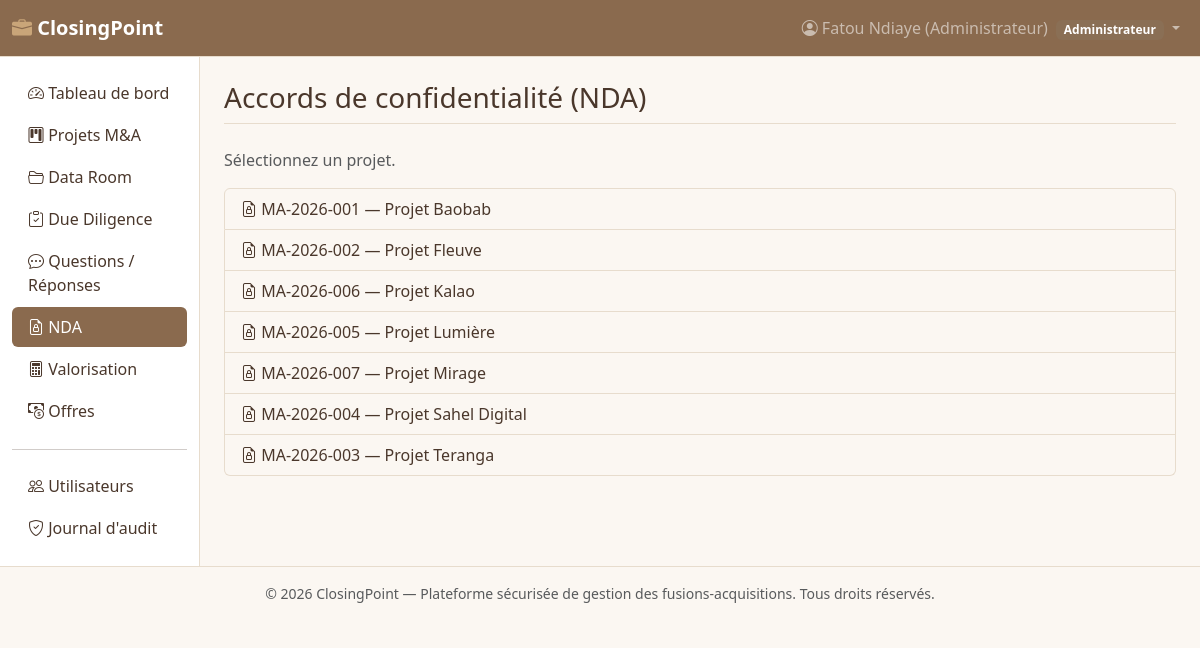
/modules/ndas/list.php (signed in), run on the app's committed database.
### tables this page shows
CREATE TABLE ma_projects (
    id INT AUTO_INCREMENT PRIMARY KEY,
    code_projet VARCHAR(20) NOT NULL UNIQUE,
    nom_projet VARCHAR(180) NOT NULL,
    societe_cible VARCHAR(180) NOT NULL,
    societe_acquereur VARCHAR(180) NOT NULL,
    secteur VARCHAR(100) DEFAULT NULL,
    statut ENUM('prospection','nda_signe','due_diligence','negociation','closing','abandonne') NOT NULL DEFAULT 'prospection',
    valeur_estimee DECIMAL(18,2) DEFAULT NULL,
    devise VARCHAR(10) NOT NULL DEFAULT 'FCFA',
    date_debut DATE DEFAULT NULL,
    date_cible_closing DATE DEFAULT NULL,
    description TEXT,
    created_by INT NOT NULL,
    created_at DATETIME NOT NULL DEFAULT CURRENT_TIMESTAMP,
    updated_at DATETIME NOT NULL DEFAULT CURRENT_TIMESTAMP ON UPDATE CURRENT_TIMESTAMP,
    CONSTRAINT fk_proj_creator FOREIGN KEY (created_by) REFERENCES users(id) ON DELETE RESTRICT
);

### includes/security.php (called while the page is built, shortened)
<?php
function e(?string $value): string
{
    return htmlspecialchars($value ?? '', ENT_QUOTES, 'UTF-8');
}

### modules/ndas/list.php (the view, shortened to what this page needs)
<?php
require_once __DIR__ . '/../../includes/bootstrap.php';
$user = requireLogin();
$projectId = (int)($_GET['project_id'] ?? 0);
if (!$projectId) {
    if (in_array($user['role'], ['admin', 'conseiller'], true)) {
        $projects = $pdo->query('SELECT * FROM ma_projects ORDER BY nom_projet')->fetchAll();
    } else {
        $stmt = $pdo->prepare('SELECT p.* FROM ma_projects p JOIN project_team pt ON pt.project_id = p.id WHERE pt.user_id = :u ORDER BY p.nom_projet');
        $stmt->execute([':u' => $user['id']]);
        $projects = $stmt->fetchAll();
    }
    require __DIR__ . '/../../includes/header.php';
    ?>
    <p class="text-muted">Sélectionnez un projet.</p>
    <div class="list-group">
      <?php foreach ($projects as $p): ?>
        <a href="list.php?project_id=<?= (int)$p['id'] ?>" class="list-group-item list-group-item-action"><i class="bi bi-file-earmark-lock"></i> <?= e($p['code_projet']) ?> — <?= e($p['nom_projet']) ?></a>
      <?php endforeach; ?>
    </div>
    <?php require __DIR__ . '/../../includes/footer.php'; exit; ?>
<?php }
require __DIR__ . '/../../includes/header.php';
?>
<?php require __DIR__ . '/../../includes/footer.php'; ?>

### public/assets/css/style.css (style rules this page uses)
:root { --cp-nude: #F5EDE4; --cp-camel: #C9A579; --cp-camel-dark: #B08D63; --cp-brown: #8A6A4E; --cp-brown-dark: #6E4A33; --cp-text: #4A372B; --bs-body-bg: #FBF7F2; --bs-body-color: var(--cp-text); --bs-primary: var(--cp-brown); --bs-primary-rgb: 138, 106, 78; --bs-primary-bg-subtle: var(--cp-nude); --bs-primary-border-subtle: #D9BFA0; --bs-primary-text-emphasis: var(--cp-brown-dark); --bs-secondary: #8A6F55; --bs-secondary-rgb: 138, 111, 85; --bs-dark: var(--cp-brown); --bs-dark-rgb: 138, 106, 78; --bs-border-color: #E7DCCD; --bs-link-color: var(--cp-brown); --bs-link-color-rgb: 138, 106, 78; --bs-link-hover-color: var(--cp-brown-dark); --bs-link-hover-color-rgb: 110, 74, 51; }
body { background-color: var(--bs-body-bg); }

### data on the page
ma_projects: code_projet "MA-2026-001", nom_projet "Projet Baobab"
ma_projects: code_projet "MA-2026-002", nom_projet "Projet Fleuve"
ma_projects: code_projet "MA-2026-006", nom_projet "Projet Kalao"
ma_projects: code_projet "MA-2026-005", nom_projet "Projet Lumière"
ma_projects: code_projet "MA-2026-007", nom_projet "Projet Mirage"
ma_projects: code_projet "MA-2026-004", nom_projet "Projet Sahel Digital"
ma_projects: code_projet "MA-2026-003", nom_projet "Projet Teranga"

### other printed values
SITE_NAME "ClosingPoint"
$user['full_name'] "Fatou Ndiaye (Administrateur)"
roleLabel($user['role']) "Administrateur"
$label "Tableau de bord Projets M&A Data Room Due Diligence Questions / Réponses NDA Valorisation Offres Utilisateurs Journal d'audit"
$pageTitle "Accords de confidentialité (NDA)"
